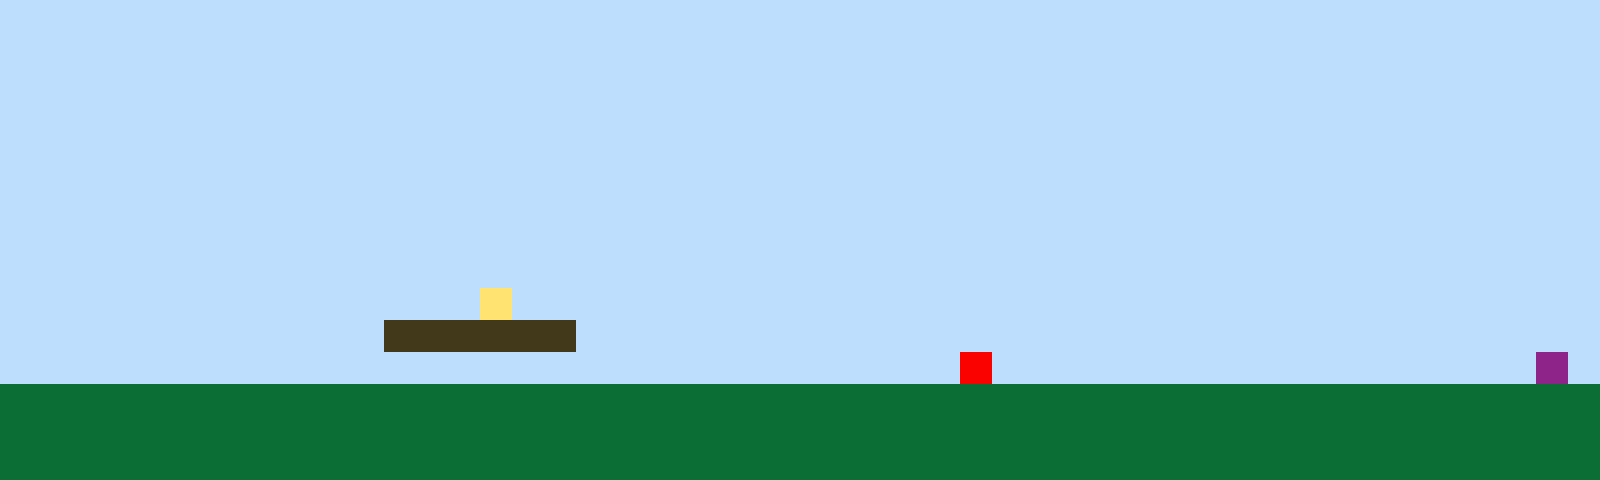

This is a level from a 2D game, rendered from its Tiled map with the project's own tilesets. A one-line summary and the complete map file follow:
An orthogonal 50x15 tile map with 32x32 px tiles, 1 tile layer (Tile Layer 1).

<map version="1.10" tiledversion="1.11.2" orientation="orthogonal" renderorder="right-up" width="50" height="15" tilewidth="32" tileheight="32" infinite="0" nextlayerid="2" nextobjectid="1"><editorsettings><export target="map1.csv" format="csv" /></editorsettings><tileset firstgid="1" name="sprites" tilewidth="32" tileheight="32" tilecount="6" columns="3"><image source="sprites.png" width="96" height="64" /></tileset><layer id="1" name="Tile Layer 1" width="50" height="15"><data encoding="csv">1,1,1,1,1,1,1,1,1,1,1,1,1,1,1,1,1,1,1,1,1,1,1,1,1,1,1,1,1,1,1,1,1,1,1,1,1,1,1,1,1,1,1,1,1,1,1,1,1,1,1,1,1,1,1,1,1,1,1,1,1,1,1,1,1,1,1,1,1,1,1,1,1,1,1,1,1,1,1,1,1,1,1,1,1,1,1,1,1,1,1,1,1,1,1,1,1,1,1,1,1,1,1,1,1,1,1,1,1,1,1,1,1,1,1,1,1,1,1,1,1,1,1,1,1,1,1,1,1,1,1,1,1,1,1,1,1,1,1,1,1,1,1,1,1,1,1,1,1,1,1,1,1,1,1,1,1,1,1,1,1,1,1,1,1,1,1,1,1,1,1,1,1,1,1,1,1,1,1,1,1,1,1,1,1,1,1,1,1,1,1,1,1,1,1,1,1,1,1,1,1,1,1,1,1,1,1,1,1,1,1,1,1,1,1,1,1,1,1,1,1,1,1,1,1,1,1,1,1,1,1,1,1,1,1,1,1,1,1,1,1,1,1,1,1,1,1,1,1,1,1,1,1,1,1,1,1,1,1,1,1,1,1,1,1,1,1,1,1,1,1,1,1,1,1,1,1,1,1,1,1,1,1,1,1,1,1,1,1,1,1,1,1,1,1,1,1,1,1,1,1,1,1,1,1,1,1,1,1,1,1,1,1,1,1,1,1,1,1,1,1,1,1,1,1,1,1,1,1,1,1,1,1,1,1,1,1,1,1,1,1,1,1,1,1,1,1,1,1,1,1,1,1,1,1,1,1,1,1,1,1,1,1,1,1,1,1,1,1,1,1,1,1,1,1,1,1,1,1,1,1,1,1,1,1,1,1,1,1,1,1,1,1,1,1,1,1,1,1,1,1,1,1,1,1,1,1,1,1,1,1,1,1,1,1,1,1,1,1,1,1,1,1,1,1,1,1,1,1,1,1,1,1,1,1,1,1,1,1,1,1,1,1,1,1,1,1,1,1,1,1,1,1,1,1,1,1,1,1,1,1,1,1,1,1,4,1,1,1,1,1,1,1,1,1,1,1,1,1,1,1,1,1,1,1,1,1,1,1,1,1,1,1,1,1,1,1,1,1,1,1,1,1,1,1,1,1,1,1,1,1,1,3,3,3,3,3,3,1,1,1,1,1,1,1,1,1,1,1,1,1,1,1,1,1,1,1,1,1,1,1,1,1,1,1,1,1,1,1,1,1,1,1,1,1,1,1,1,1,1,1,1,1,1,1,1,1,1,1,1,1,1,1,1,1,1,1,1,1,1,5,1,1,1,1,1,1,1,1,1,1,1,1,1,1,1,1,1,6,1,2,2,2,2,2,2,2,2,2,2,2,2,2,2,2,2,2,2,2,2,2,2,2,2,2,2,2,2,2,2,2,2,2,2,2,2,2,2,2,2,2,2,2,2,2,2,2,2,2,2,2,2,2,2,2,2,2,2,2,2,2,2,2,2,2,2,2,2,2,2,2,2,2,2,2,2,2,2,2,2,2,2,2,2,2,2,2,2,2,2,2,2,2,2,2,2,2,2,2,2,2,2,2,2,2,2,2,2,2,2,2,2,2,2,2,2,2,2,2,2,2,2,2,2,2,2,2,2,2,2,2,2,2,2,2,2,2,2,2,2,2,2,2,2,2,2,2,2,2,2</data></layer></map>
